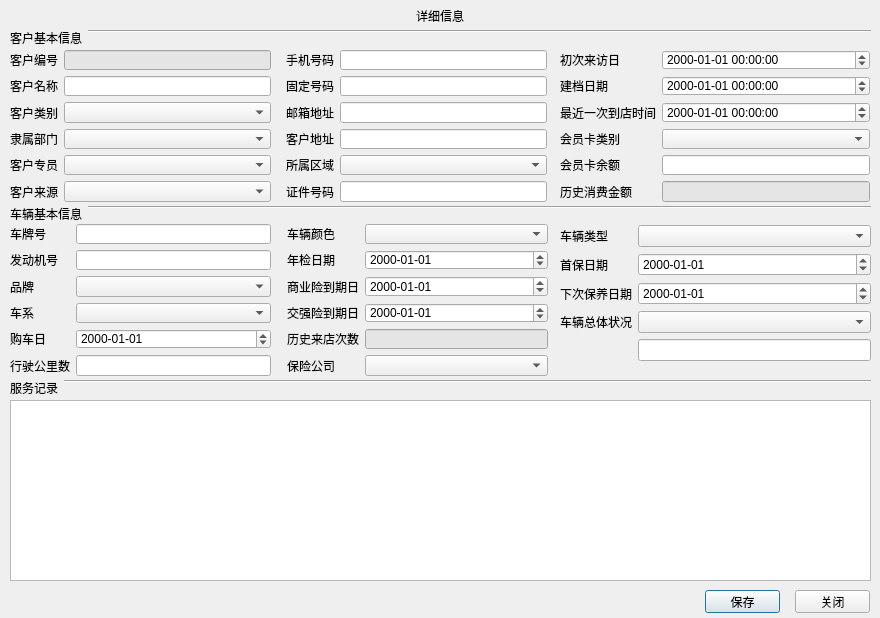
<?xml version="1.0" encoding="UTF-8"?>
<ui version="4.0">
 <class>QDlgEditNewInfo</class>
 <widget class="QDialog" name="QDlgEditNewInfo">
  <property name="geometry">
   <rect>
    <x>0</x>
    <y>0</y>
    <width>880</width>
    <height>618</height>
   </rect>
  </property>
  <property name="minimumSize">
   <size>
    <width>880</width>
    <height>618</height>
   </size>
  </property>
  <property name="maximumSize">
   <size>
    <width>880</width>
    <height>618</height>
   </size>
  </property>
  <property name="windowTitle">
   <string>Dialog</string>
  </property>
  <property name="whatsThis">
   <string>客户</string>
  </property>
  <widget class="QWidget" name="widget1" native="true">
   <property name="geometry">
    <rect>
     <x>20</x>
     <y>90</y>
     <width>41</width>
     <height>21</height>
    </rect>
   </property>
  </widget>
  <widget class="QWidget" name="formLayoutWidget_6">
   <property name="geometry">
    <rect>
     <x>10</x>
     <y>206</y>
     <width>861</width>
     <height>16</height>
    </rect>
   </property>
   <layout class="QFormLayout" name="formLayout2">
    <item row="0" column="0">
     <widget class="QLabel" name="lblVehicleBasic">
      <property name="text">
       <string>车辆基本信息</string>
      </property>
     </widget>
    </item>
    <item row="0" column="1">
     <widget class="Line" name="lineVehicle">
      <property name="orientation">
       <enum>Qt::Horizontal</enum>
      </property>
     </widget>
    </item>
   </layout>
  </widget>
  <widget class="QWidget" name="formLayoutWidget_7">
   <property name="geometry">
    <rect>
     <x>10</x>
     <y>380</y>
     <width>861</width>
     <height>16</height>
    </rect>
   </property>
   <layout class="QFormLayout" name="formLayout3">
    <item row="0" column="0">
     <widget class="QLabel" name="lblServiceRecord">
      <property name="text">
       <string>服务记录</string>
      </property>
     </widget>
    </item>
    <item row="0" column="1">
     <widget class="Line" name="lineService">
      <property name="orientation">
       <enum>Qt::Horizontal</enum>
      </property>
     </widget>
    </item>
   </layout>
  </widget>
  <widget class="QWidget" name="gridLayoutWidget">
   <property name="geometry">
    <rect>
     <x>120</x>
     <y>0</y>
     <width>16</width>
     <height>16</height>
    </rect>
   </property>
   <layout class="QGridLayout" name="mainGridLayout"/>
  </widget>
  <widget class="QWidget" name="formLayoutWidget_11">
   <property name="geometry">
    <rect>
     <x>10</x>
     <y>224</y>
     <width>261</width>
     <height>152</height>
    </rect>
   </property>
   <layout class="QFormLayout" name="formLayout7">
    <property name="fieldGrowthPolicy">
     <enum>QFormLayout::AllNonFixedFieldsGrow</enum>
    </property>
    <item row="0" column="0">
     <widget class="QLabel" name="label_7">
      <property name="text">
       <string>车牌号</string>
      </property>
     </widget>
    </item>
    <item row="0" column="1">
     <widget class="QLineEdit" name="edtPlateID">
      <property name="maxLength">
       <number>8</number>
      </property>
      <property name="readOnly">
       <bool>false</bool>
      </property>
     </widget>
    </item>
    <item row="1" column="0">
     <widget class="QLabel" name="label_8">
      <property name="text">
       <string>发动机号</string>
      </property>
     </widget>
    </item>
    <item row="1" column="1">
     <widget class="QLineEdit" name="edtMotorID">
      <property name="maxLength">
       <number>45</number>
      </property>
      <property name="readOnly">
       <bool>false</bool>
      </property>
     </widget>
    </item>
    <item row="2" column="0">
     <widget class="QLabel" name="label_21">
      <property name="text">
       <string>品牌</string>
      </property>
     </widget>
    </item>
    <item row="3" column="0">
     <widget class="QLabel" name="label_22">
      <property name="text">
       <string>车系</string>
      </property>
     </widget>
    </item>
    <item row="4" column="0">
     <widget class="QLabel" name="label_23">
      <property name="text">
       <string>购车日</string>
      </property>
     </widget>
    </item>
    <item row="5" column="0">
     <widget class="QLabel" name="label_24">
      <property name="text">
       <string>行驶公里数</string>
      </property>
     </widget>
    </item>
    <item row="5" column="1">
     <widget class="QLineEdit" name="edtOdometer">
      <property name="inputMask">
       <string/>
      </property>
      <property name="maxLength">
       <number>10</number>
      </property>
      <property name="readOnly">
       <bool>false</bool>
      </property>
     </widget>
    </item>
    <item row="2" column="1">
     <widget class="QComboBox" name="cbxBrand"/>
    </item>
    <item row="3" column="1">
     <widget class="QComboBox" name="cbxSeries"/>
    </item>
    <item row="4" column="1">
     <widget class="QDateEdit" name="dtBuyDate">
      <property name="displayFormat">
       <string>yyyy-MM-dd</string>
      </property>
      <property name="calendarPopup">
       <bool>false</bool>
      </property>
     </widget>
    </item>
   </layout>
  </widget>
  <widget class="QLabel" name="lblSpace">
   <property name="geometry">
    <rect>
     <x>110</x>
     <y>470</y>
     <width>600</width>
     <height>12</height>
    </rect>
   </property>
   <property name="text">
    <string/>
   </property>
  </widget>
  <widget class="QWidget" name="formLayoutWidget_9">
   <property name="geometry">
    <rect>
     <x>286</x>
     <y>50</y>
     <width>261</width>
     <height>152</height>
    </rect>
   </property>
   <layout class="QFormLayout" name="formLayout5">
    <property name="fieldGrowthPolicy">
     <enum>QFormLayout::AllNonFixedFieldsGrow</enum>
    </property>
    <item row="0" column="0">
     <widget class="QLabel" name="label_9">
      <property name="text">
       <string>手机号码</string>
      </property>
     </widget>
    </item>
    <item row="0" column="1">
     <widget class="QLineEdit" name="edtMobilePhone">
      <property name="inputMethodHints">
       <set>Qt::ImhDigitsOnly</set>
      </property>
      <property name="inputMask">
       <string>99999999999</string>
      </property>
      <property name="text">
       <string/>
      </property>
      <property name="maxLength">
       <number>11</number>
      </property>
      <property name="readOnly">
       <bool>false</bool>
      </property>
     </widget>
    </item>
    <item row="1" column="0">
     <widget class="QLabel" name="label_10">
      <property name="text">
       <string>固定号码</string>
      </property>
     </widget>
    </item>
    <item row="1" column="1">
     <widget class="QLineEdit" name="edtLandline">
      <property name="inputMethodHints">
       <set>Qt::ImhDigitsOnly</set>
      </property>
      <property name="inputMask">
       <string>99999999999</string>
      </property>
      <property name="maxLength">
       <number>11</number>
      </property>
      <property name="readOnly">
       <bool>false</bool>
      </property>
     </widget>
    </item>
    <item row="2" column="0">
     <widget class="QLabel" name="label_11">
      <property name="text">
       <string>邮箱地址</string>
      </property>
     </widget>
    </item>
    <item row="3" column="0">
     <widget class="QLabel" name="label_12">
      <property name="text">
       <string>客户地址</string>
      </property>
     </widget>
    </item>
    <item row="4" column="0">
     <widget class="QLabel" name="label_13">
      <property name="text">
       <string>所属区域</string>
      </property>
     </widget>
    </item>
    <item row="5" column="0">
     <widget class="QLabel" name="label_14">
      <property name="text">
       <string>证件号码</string>
      </property>
     </widget>
    </item>
    <item row="3" column="1">
     <widget class="QLineEdit" name="edtAddress">
      <property name="maxLength">
       <number>22</number>
      </property>
     </widget>
    </item>
    <item row="5" column="1">
     <widget class="QLineEdit" name="edtCredentialsID">
      <property name="maxLength">
       <number>45</number>
      </property>
     </widget>
    </item>
    <item row="4" column="1">
     <widget class="QComboBox" name="cbxDistrict"/>
    </item>
    <item row="2" column="1">
     <widget class="QLineEdit" name="edtEMail">
      <property name="maxLength">
       <number>22</number>
      </property>
     </widget>
    </item>
   </layout>
  </widget>
  <widget class="QWidget" name="formLayoutWidget_12">
   <property name="geometry">
    <rect>
     <x>287</x>
     <y>224</y>
     <width>261</width>
     <height>152</height>
    </rect>
   </property>
   <layout class="QFormLayout" name="formLayout8">
    <property name="fieldGrowthPolicy">
     <enum>QFormLayout::AllNonFixedFieldsGrow</enum>
    </property>
    <item row="0" column="0">
     <widget class="QLabel" name="label_25">
      <property name="text">
       <string>车辆颜色</string>
      </property>
     </widget>
    </item>
    <item row="1" column="0">
     <widget class="QLabel" name="label_26">
      <property name="text">
       <string>年检日期</string>
      </property>
     </widget>
    </item>
    <item row="2" column="0">
     <widget class="QLabel" name="label_27">
      <property name="text">
       <string>商业险到期日</string>
      </property>
     </widget>
    </item>
    <item row="3" column="0">
     <widget class="QLabel" name="label_28">
      <property name="text">
       <string>交强险到期日</string>
      </property>
     </widget>
    </item>
    <item row="4" column="0">
     <widget class="QLabel" name="label_29">
      <property name="text">
       <string>历史来店次数</string>
      </property>
     </widget>
    </item>
    <item row="4" column="1">
     <widget class="QLineEdit" name="edtVistCount">
      <property name="styleSheet">
       <string notr="true">background-color: rgb(229, 229, 229);</string>
      </property>
      <property name="inputMask">
       <string/>
      </property>
      <property name="maxLength">
       <number>10</number>
      </property>
      <property name="readOnly">
       <bool>true</bool>
      </property>
     </widget>
    </item>
    <item row="5" column="0">
     <widget class="QLabel" name="label_30">
      <property name="text">
       <string>保险公司</string>
      </property>
     </widget>
    </item>
    <item row="5" column="1">
     <widget class="QComboBox" name="cbxInsurer"/>
    </item>
    <item row="2" column="1">
     <widget class="QDateEdit" name="dtCommercialInsuranceExpiration">
      <property name="displayFormat">
       <string>yyyy-MM-dd</string>
      </property>
      <property name="calendarPopup">
       <bool>false</bool>
      </property>
     </widget>
    </item>
    <item row="3" column="1">
     <widget class="QDateEdit" name="dtMandatoryInsuranceExpiration">
      <property name="displayFormat">
       <string>yyyy-MM-dd</string>
      </property>
      <property name="calendarPopup">
       <bool>false</bool>
      </property>
     </widget>
    </item>
    <item row="1" column="1">
     <widget class="QDateEdit" name="dtAannualSurveyDate">
      <property name="displayFormat">
       <string>yyyy-MM-dd</string>
      </property>
     </widget>
    </item>
    <item row="0" column="1">
     <widget class="QComboBox" name="cbxColor"/>
    </item>
   </layout>
  </widget>
  <widget class="QWidget" name="widget4" native="true">
   <property name="geometry">
    <rect>
     <x>20</x>
     <y>180</y>
     <width>41</width>
     <height>21</height>
    </rect>
   </property>
  </widget>
  <widget class="QWidget" name="formLayoutWidget_5">
   <property name="geometry">
    <rect>
     <x>10</x>
     <y>30</y>
     <width>861</width>
     <height>16</height>
    </rect>
   </property>
   <layout class="QFormLayout" name="formLayout1">
    <item row="0" column="0">
     <widget class="QLabel" name="lblCustomerBasic">
      <property name="text">
       <string>客户基本信息</string>
      </property>
     </widget>
    </item>
    <item row="0" column="1">
     <widget class="Line" name="lineCustomer">
      <property name="orientation">
       <enum>Qt::Horizontal</enum>
      </property>
     </widget>
    </item>
   </layout>
  </widget>
  <widget class="QWidget" name="widget2" native="true">
   <property name="geometry">
    <rect>
     <x>20</x>
     <y>120</y>
     <width>41</width>
     <height>21</height>
    </rect>
   </property>
  </widget>
  <widget class="QWidget" name="widget8" native="true">
   <property name="geometry">
    <rect>
     <x>200</x>
     <y>130</y>
     <width>41</width>
     <height>21</height>
    </rect>
   </property>
  </widget>
  <widget class="QWidget" name="formLayoutWidget_10">
   <property name="geometry">
    <rect>
     <x>560</x>
     <y>50</y>
     <width>310</width>
     <height>152</height>
    </rect>
   </property>
   <layout class="QFormLayout" name="formLayout6">
    <property name="fieldGrowthPolicy">
     <enum>QFormLayout::AllNonFixedFieldsGrow</enum>
    </property>
    <item row="0" column="0">
     <widget class="QLabel" name="label_15">
      <property name="text">
       <string>初次来访日</string>
      </property>
     </widget>
    </item>
    <item row="1" column="0">
     <widget class="QLabel" name="label_16">
      <property name="text">
       <string>建档日期</string>
      </property>
     </widget>
    </item>
    <item row="2" column="0">
     <widget class="QLabel" name="label_17">
      <property name="text">
       <string>最近一次到店时间</string>
      </property>
     </widget>
    </item>
    <item row="3" column="0">
     <widget class="QLabel" name="label_18">
      <property name="text">
       <string>会员卡类别</string>
      </property>
     </widget>
    </item>
    <item row="4" column="0">
     <widget class="QLabel" name="label_19">
      <property name="text">
       <string>会员卡余额</string>
      </property>
     </widget>
    </item>
    <item row="5" column="0">
     <widget class="QLabel" name="label_20">
      <property name="text">
       <string>历史消费金额</string>
      </property>
     </widget>
    </item>
    <item row="0" column="1">
     <widget class="QDateTimeEdit" name="dtVistFirstTime">
      <property name="displayFormat">
       <string>yyyy-MM-dd HH:mm:ss</string>
      </property>
      <property name="calendarPopup">
       <bool>false</bool>
      </property>
     </widget>
    </item>
    <item row="1" column="1">
     <widget class="QDateTimeEdit" name="dtEntryTime">
      <property name="displayFormat">
       <string>yyyy-MM-dd HH:mm:ss</string>
      </property>
      <property name="calendarPopup">
       <bool>false</bool>
      </property>
     </widget>
    </item>
    <item row="2" column="1">
     <widget class="QDateTimeEdit" name="dtVistNewlyTime">
      <property name="displayFormat">
       <string>yyyy-MM-dd HH:mm:ss</string>
      </property>
     </widget>
    </item>
    <item row="3" column="1">
     <widget class="QComboBox" name="cbxMembershipClass"/>
    </item>
    <item row="4" column="1">
     <widget class="QLineEdit" name="edtMembershipCardSurplus">
      <property name="styleSheet">
       <string notr="true"/>
      </property>
      <property name="maxLength">
       <number>10</number>
      </property>
      <property name="readOnly">
       <bool>false</bool>
      </property>
     </widget>
    </item>
    <item row="5" column="1">
     <widget class="QLineEdit" name="edtConsumptionAmount">
      <property name="styleSheet">
       <string notr="true">background-color: rgb(229, 229, 229);</string>
      </property>
      <property name="maxLength">
       <number>10</number>
      </property>
      <property name="readOnly">
       <bool>true</bool>
      </property>
     </widget>
    </item>
   </layout>
  </widget>
  <widget class="QWidget" name="widget3" native="true">
   <property name="geometry">
    <rect>
     <x>20</x>
     <y>150</y>
     <width>41</width>
     <height>21</height>
    </rect>
   </property>
  </widget>
  <widget class="QWidget" name="widget9" native="true">
   <property name="geometry">
    <rect>
     <x>240</x>
     <y>130</y>
     <width>41</width>
     <height>21</height>
    </rect>
   </property>
  </widget>
  <widget class="QWidget" name="widget6" native="true">
   <property name="geometry">
    <rect>
     <x>110</x>
     <y>130</y>
     <width>41</width>
     <height>21</height>
    </rect>
   </property>
  </widget>
  <widget class="QLabel" name="lblDetail">
   <property name="geometry">
    <rect>
     <x>413</x>
     <y>10</y>
     <width>54</width>
     <height>12</height>
    </rect>
   </property>
   <property name="text">
    <string>详细信息</string>
   </property>
   <property name="alignment">
    <set>Qt::AlignCenter</set>
   </property>
  </widget>
  <widget class="QWidget" name="widget5" native="true">
   <property name="geometry">
    <rect>
     <x>70</x>
     <y>130</y>
     <width>41</width>
     <height>21</height>
    </rect>
   </property>
  </widget>
  <widget class="QWidget" name="formLayoutWidget_13">
   <property name="geometry">
    <rect>
     <x>560</x>
     <y>225</y>
     <width>311</width>
     <height>141</height>
    </rect>
   </property>
   <layout class="QFormLayout" name="formLayout9">
    <property name="fieldGrowthPolicy">
     <enum>QFormLayout::AllNonFixedFieldsGrow</enum>
    </property>
    <item row="0" column="0">
     <widget class="QLabel" name="label_31">
      <property name="text">
       <string>车辆类型</string>
      </property>
     </widget>
    </item>
    <item row="1" column="0">
     <widget class="QLabel" name="label_32">
      <property name="text">
       <string>首保日期</string>
      </property>
     </widget>
    </item>
    <item row="2" column="0">
     <widget class="QLabel" name="label_33">
      <property name="text">
       <string>下次保养日期</string>
      </property>
     </widget>
    </item>
    <item row="3" column="0">
     <widget class="QLabel" name="label_34">
      <property name="text">
       <string>车辆总体状况</string>
      </property>
     </widget>
    </item>
    <item row="2" column="1">
     <widget class="QDateEdit" name="dtMaintenanceNextDate">
      <property name="displayFormat">
       <string>yyyy-MM-dd</string>
      </property>
      <property name="calendarPopup">
       <bool>false</bool>
      </property>
     </widget>
    </item>
    <item row="1" column="1">
     <widget class="QDateEdit" name="dtMaintenanceFirstDate">
      <property name="displayFormat">
       <string>yyyy-MM-dd</string>
      </property>
     </widget>
    </item>
    <item row="0" column="1">
     <widget class="QComboBox" name="cbxFeature"/>
    </item>
    <item row="3" column="1">
     <widget class="QComboBox" name="cbxState"/>
    </item>
    <item row="4" column="1">
     <widget class="QLineEdit" name="edtVehicleID">
      <property name="maxLength">
       <number>8</number>
      </property>
      <property name="readOnly">
       <bool>false</bool>
      </property>
     </widget>
    </item>
   </layout>
  </widget>
  <widget class="QWidget" name="widget10" native="true">
   <property name="geometry">
    <rect>
     <x>30</x>
     <y>590</y>
     <width>841</width>
     <height>31</height>
    </rect>
   </property>
   <widget class="QPushButton" name="btnOK">
    <property name="geometry">
     <rect>
      <x>675</x>
      <y>0</y>
      <width>75</width>
      <height>23</height>
     </rect>
    </property>
    <property name="text">
     <string>保存</string>
    </property>
   </widget>
   <widget class="QPushButton" name="btnCancel">
    <property name="geometry">
     <rect>
      <x>765</x>
      <y>0</y>
      <width>75</width>
      <height>23</height>
     </rect>
    </property>
    <property name="text">
     <string>关闭</string>
    </property>
   </widget>
   <widget class="QWidget" name="gridLayoutWidget_2">
    <property name="geometry">
     <rect>
      <x>30</x>
      <y>10</y>
      <width>21</width>
      <height>16</height>
     </rect>
    </property>
    <layout class="QGridLayout" name="gridLayout"/>
   </widget>
  </widget>
  <widget class="QWidget" name="widget7" native="true">
   <property name="geometry">
    <rect>
     <x>150</x>
     <y>130</y>
     <width>41</width>
     <height>21</height>
    </rect>
   </property>
  </widget>
  <widget class="QTableView" name="tabServiceRecord">
   <property name="geometry">
    <rect>
     <x>10</x>
     <y>400</y>
     <width>861</width>
     <height>181</height>
    </rect>
   </property>
   <property name="contextMenuPolicy">
    <enum>Qt::CustomContextMenu</enum>
   </property>
   <property name="selectionMode">
    <enum>QAbstractItemView::SingleSelection</enum>
   </property>
   <property name="selectionBehavior">
    <enum>QAbstractItemView::SelectRows</enum>
   </property>
   <attribute name="verticalHeaderVisible">
    <bool>false</bool>
   </attribute>
  </widget>
  <widget class="QWidget" name="formLayoutWidget_8">
   <property name="geometry">
    <rect>
     <x>10</x>
     <y>50</y>
     <width>261</width>
     <height>152</height>
    </rect>
   </property>
   <layout class="QFormLayout" name="formLayout4">
    <property name="fieldGrowthPolicy">
     <enum>QFormLayout::AllNonFixedFieldsGrow</enum>
    </property>
    <item row="0" column="0">
     <widget class="QLabel" name="label">
      <property name="text">
       <string>客户编号</string>
      </property>
     </widget>
    </item>
    <item row="0" column="1">
     <widget class="QLineEdit" name="edtCustomerID">
      <property name="styleSheet">
       <string notr="true">background-color: rgb(229, 229, 229);</string>
      </property>
      <property name="inputMask">
       <string/>
      </property>
      <property name="readOnly">
       <bool>true</bool>
      </property>
      <property name="clearButtonEnabled">
       <bool>false</bool>
      </property>
     </widget>
    </item>
    <item row="1" column="0">
     <widget class="QLabel" name="label_2">
      <property name="text">
       <string>客户名称</string>
      </property>
     </widget>
    </item>
    <item row="1" column="1">
     <widget class="QLineEdit" name="edtName">
      <property name="maxLength">
       <number>22</number>
      </property>
      <property name="readOnly">
       <bool>false</bool>
      </property>
     </widget>
    </item>
    <item row="2" column="0">
     <widget class="QLabel" name="label_3">
      <property name="text">
       <string>客户类别</string>
      </property>
     </widget>
    </item>
    <item row="3" column="0">
     <widget class="QLabel" name="label_4">
      <property name="text">
       <string>隶属部门</string>
      </property>
     </widget>
    </item>
    <item row="4" column="0">
     <widget class="QLabel" name="label_5">
      <property name="text">
       <string>客户专员</string>
      </property>
     </widget>
    </item>
    <item row="5" column="0">
     <widget class="QLabel" name="label_6">
      <property name="text">
       <string>客户来源</string>
      </property>
     </widget>
    </item>
    <item row="2" column="1">
     <widget class="QComboBox" name="cbxCustomerCategory"/>
    </item>
    <item row="3" column="1">
     <widget class="QComboBox" name="cbxDepartment"/>
    </item>
    <item row="4" column="1">
     <widget class="QComboBox" name="cbxAccountExecutive"/>
    </item>
    <item row="5" column="1">
     <widget class="QComboBox" name="cbxCustomerSource"/>
    </item>
   </layout>
  </widget>
 </widget>
 <tabstops>
  <tabstop>edtCustomerID</tabstop>
  <tabstop>edtName</tabstop>
  <tabstop>cbxCustomerCategory</tabstop>
  <tabstop>cbxDepartment</tabstop>
  <tabstop>cbxAccountExecutive</tabstop>
  <tabstop>cbxCustomerSource</tabstop>
  <tabstop>edtMobilePhone</tabstop>
  <tabstop>edtLandline</tabstop>
  <tabstop>edtAddress</tabstop>
  <tabstop>cbxDistrict</tabstop>
  <tabstop>edtCredentialsID</tabstop>
  <tabstop>dtVistFirstTime</tabstop>
  <tabstop>dtEntryTime</tabstop>
  <tabstop>dtVistNewlyTime</tabstop>
  <tabstop>cbxMembershipClass</tabstop>
  <tabstop>edtMembershipCardSurplus</tabstop>
  <tabstop>edtConsumptionAmount</tabstop>
  <tabstop>edtPlateID</tabstop>
  <tabstop>edtMotorID</tabstop>
  <tabstop>cbxBrand</tabstop>
  <tabstop>cbxSeries</tabstop>
  <tabstop>dtBuyDate</tabstop>
  <tabstop>edtOdometer</tabstop>
  <tabstop>cbxColor</tabstop>
  <tabstop>dtAannualSurveyDate</tabstop>
  <tabstop>dtCommercialInsuranceExpiration</tabstop>
  <tabstop>dtMandatoryInsuranceExpiration</tabstop>
  <tabstop>edtVistCount</tabstop>
  <tabstop>cbxInsurer</tabstop>
  <tabstop>cbxFeature</tabstop>
  <tabstop>tabServiceRecord</tabstop>
  <tabstop>dtMaintenanceFirstDate</tabstop>
  <tabstop>dtMaintenanceNextDate</tabstop>
  <tabstop>cbxState</tabstop>
 </tabstops>
 <resources/>
 <connections/>
</ui>
